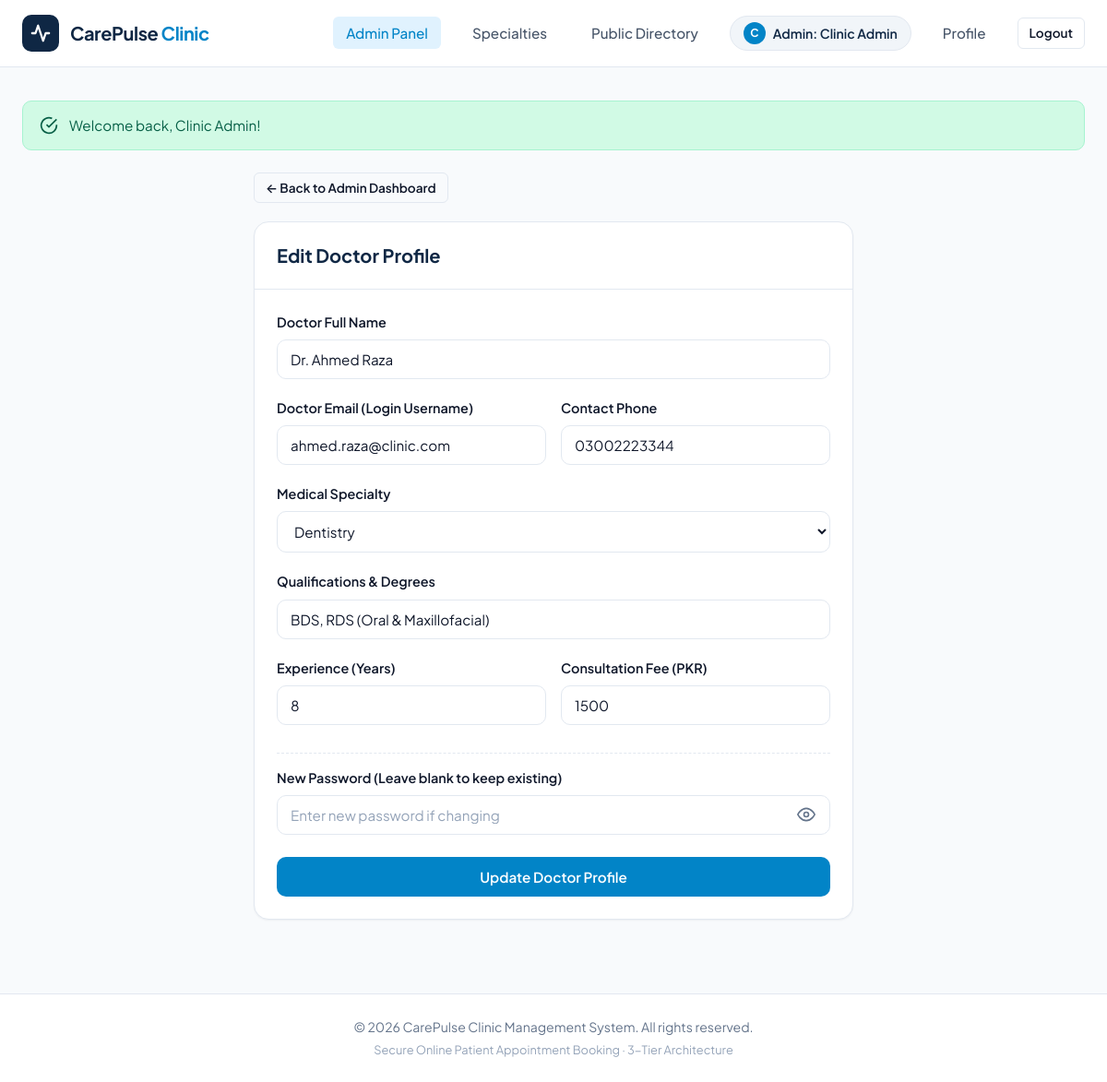
The app's page /admin_doctor_edit.php?id=2 (signed in) with its own data.
### tables this page shows
CREATE TABLE IF NOT EXISTS `doctors` (
    `id` INT AUTO_INCREMENT PRIMARY KEY,
    `user_id` INT NOT NULL UNIQUE,
    `specialty_id` INT NOT NULL,
    `qualification` VARCHAR(150) NOT NULL,
    `experience_years` INT NOT NULL,
    `fee` DECIMAL(10,2) NOT NULL,
    CONSTRAINT `fk_doctors_user` FOREIGN KEY (`user_id`) REFERENCES `users` (`id`) ON DELETE CASCADE,
    CONSTRAINT `fk_doctors_specialty` FOREIGN KEY (`specialty_id`) REFERENCES `specialties` (`id`) ON DELETE RESTRICT
);

CREATE TABLE IF NOT EXISTS `users` (
    `id` INT AUTO_INCREMENT PRIMARY KEY,
    `full_name` VARCHAR(100) NOT NULL,
    `email` VARCHAR(150) NOT NULL UNIQUE,
    `password` VARCHAR(255) NOT NULL,
    `phone` VARCHAR(20) NOT NULL,
    `role` ENUM('patient', 'doctor', 'admin') NOT NULL DEFAULT 'patient',
    `created_at` TIMESTAMP DEFAULT CURRENT_TIMESTAMP
);

CREATE TABLE IF NOT EXISTS `specialties` (
    `id` INT AUTO_INCREMENT PRIMARY KEY,
    `name` VARCHAR(100) NOT NULL UNIQUE
);

### config/db.php (called while the page is built, shortened)
<?php
function e($value) {
    return htmlspecialchars((string)$value, ENT_QUOTES, 'UTF-8');
}

### admin_doctor_edit.php (the view, shortened to what this page needs)
<?php
require_once __DIR__ . '/config/db.php';
$doctor_id = isset($_GET['id']) ? (int)$_GET['id'] : 0;
$stmt = $pdo->prepare("
    SELECT
        d.id AS doctor_id,
        d.user_id,
        d.specialty_id,
        d.qualification,
        d.experience_years,
        d.fee,
        u.full_name,
        u.email,
        u.phone
    FROM doctors d
    INNER JOIN users u ON d.user_id = u.id
    WHERE d.id = ?
    LIMIT 1
");
$stmt->execute([$doctor_id]);
$doctor = $stmt->fetch();
$specialties = $pdo->query("SELECT id, name FROM specialties ORDER BY name ASC")->fetchAll();
$full_name        = $doctor['full_name'];
$email            = $doctor['email'];
$phone            = $doctor['phone'];
$specialty_id     = (int)$doctor['specialty_id'];
$qualification    = $doctor['qualification'];
$experience_years = (int)$doctor['experience_years'];
$fee              = (float)$doctor['fee'];
require_once __DIR__ . '/includes/header.php';
?>
<div style="max-width: 650px; margin: 20px auto;">
    <div style="margin-bottom: 20px;">
        <a href="admin_dashboard.php" class="btn btn-outline btn-sm">
            &larr; Back to Admin Dashboard
        </a>
    </div>
    <div class="card">
        <div class="card-header">
            <h2 style="font-size: 1.25rem; font-weight: 700; color: var(--primary); margin: 0;">
                Edit Doctor Profile
            </h2>
        </div>
        <div class="card-body">
            <form action="admin_doctor_edit.php?id=<?php echo $doctor_id; ?>" method="POST" id="edit-doctor-form">
                <div class="form-group">
                    <label class="form-label" for="full_name">Doctor Full Name</label>
                    <input
                        type="text"
                        id="full_name"
                        name="full_name"
                        class="form-control"
                        value="<?php echo e($full_name); ?>"
                        required
                    >
                </div>
                <div style="display: grid; grid-template-columns: 1fr 1fr; gap: 16px;">
                    <div class="form-group">
                        <label class="form-label" for="email">Doctor Email (Login Username)</label>
                        <input
                            type="email"
                            id="email"
                            name="email"
                            class="form-control"
                            value="<?php echo e($email); ?>"
                            required
                        >
                    </div>
                    <div class="form-group">
                        <label class="form-label" for="phone">Contact Phone</label>
                        <input
                            type="text"
                            id="phone"
                            name="phone"
                            class="form-control"
                            value="<?php echo e($phone); ?>"
                            required
                        >
                    </div>
                </div>
                <div class="form-group">
                    <label class="form-label" for="specialty_id">Medical Specialty</label>
                    <select id="specialty_id" name="specialty_id" class="form-select" required>
                        <?php foreach ($specialties as $sp): ?>
                            <option value="<?php echo (int)$sp['id']; ?>" <?php echo ($specialty_id === (int)$sp['id']) ? 'selected' : ''; ?>>
                                <?php echo e($sp['name']); ?>
                            </option>
                        <?php endforeach; ?>
                    </select>
                </div>
                <div class="form-group">
                    <label class="form-label" for="qualification">Qualifications & Degrees</label>
                    <input
                        type="text"
                        id="qualification"
                        name="qualification"
                        class="form-control"
                        value="<?php echo e($qualification); ?>"
                        required
                    >
                </div>
                <div style="display: grid; grid-template-columns: 1fr 1fr; gap: 16px;">
                    <div class="form-group">
                        <label class="form-label" for="experience_years">Experience (Years)</label>
                        <input
                            type="number"
                            id="experience_years"
                            name="experience_years"
                            class="form-control"
                            min="0"
                            value="<?php echo e($experience_years); ?>"
                            required
                        >
                    </div>
                    <div class="form-group">
                        <label class="form-label" for="fee">Consultation Fee (PKR)</label>
                        <input
                            type="number"
                            id="fee"
                            name="fee"
                            class="form-control"
                            min="100"
                            step="50"
                            value="<?php echo e($fee); ?>"
                            required
                        >
                    </div>
                </div>
                <div class="form-group" style="margin-top: 10px; padding-top: 15px; border-top: 1px dashed var(--border);">
                    <label class="form-label" for="new_password">New Password (Leave blank to keep existing)</label>
                    <div class="password-input-group">
                        <input
                            type="password"
                            id="new_password"
                            name="new_password"
                            class="form-control"
                            placeholder="Enter new password if changing"
                        >
                        <button type="button" class="password-toggle-btn" data-target="new_password" onclick="togglePasswordVisibility('new_password', this, event)" aria-label="Show password" title="Show password" tabindex="-1">
                            <svg class="icon-eye" width="20" height="20" viewBox="0 0 24 24" fill="none" stroke="currentColor" stroke-width="2">
                                <path d="M1 12s4-8 11-8 11 8 11 8-4 8-11 8-11-8-11-8z"></path>
                                <circle cx="12" cy="12" r="3"></circle>
                            </svg>
                        </button>
                    </div>
                </div>
                <div style="margin-top: 24px;">
                    <button type="submit" class="btn btn-primary btn-block">
                        Update Doctor Profile
                    </button>
                </div>
            </form>
        </div>
    </div>
</div>
<?php require_once __DIR__ . '/includes/footer.php'; ?>

### assets/css/style.css (style rules this page uses)
:root { --primary: #0f2744; --primary-light: #1e3a5f; --primary-dark: #091a2e; --accent: #0284c7; --accent-hover: #0369a1; --accent-light: #e0f2fe; --success: #059669; --success-light: #d1fae5; --warning: #d97706; --warning-light: #fef3c7; --danger: #dc2626; --danger-light: #fee2e2; --bg-page: #f8fafc; --bg-card: #ffffff; --border: #e2e8f0; --border-focus: #0284c7; --text-primary: #0f172a; --text-secondary: #475569; --text-muted: #64748b; --radius-sm: 6px; --radius-md: 10px; --radius-lg: 16px; --radius-full: 9999px; --shadow-sm: 0 1px 2px 0 rgba(15, 23, 42, 0.05); --shadow-md: 0 4px 6px -1px rgba(15, 23, 42, 0.07), 0 2px 4px -2px rgba(15, 23, 42, 0.05); --shadow-lg: 0 10px 15px -3px rgba(15, 23, 42, 0.08), 0 4px 6px -4px rgba(15, 23, 42, 0.04); --transition: all 0.2s cubic-bezier(0.4, 0, 0.2, 1); }
*, *::before, *::after { box-sizing: border-box; margin: 0; padding: 0; }
html { overflow-y: scroll; scroll-behavior: smooth; }
body { font-family: 'Plus Jakarta Sans', -apple-system, BlinkMacSystemFont, "Segoe UI", Roboto, sans-serif; background-color: var(--bg-page); color: var(--text-primary); line-height: 1.6; min-height: 100vh; display: flex; flex-direction: column; -webkit-font-smoothing: antialiased; }
.btn { display: inline-flex; align-items: center; justify-content: center; gap: 8px; padding: 10px 18px; font-size: 0.95rem; font-weight: 600; border-radius: var(--radius-md); cursor: pointer; text-decoration: none; border: 1px solid transparent; transition: var(--transition); font-family: inherit; line-height: 1.4; }
.btn-primary { background-color: var(--accent); color: #ffffff; }
.btn-outline { background-color: transparent; border-color: var(--border); color: var(--text-primary); }
.btn-sm { padding: 6px 12px; font-size: 0.85rem; border-radius: var(--radius-sm); }
.btn-block { width: 100%; }
.card { background: var(--bg-card); border: 1px solid var(--border); border-radius: var(--radius-lg); box-shadow: var(--shadow-sm); overflow: hidden; transition: var(--transition); }
.card-header { padding: 20px 24px; border-bottom: 1px solid var(--border); display: flex; justify-content: space-between; align-items: center; }
.card-body { padding: 24px; }
.form-group { margin-bottom: 20px; }
.form-label { display: block; margin-bottom: 7px; font-size: 0.9rem; font-weight: 600; color: var(--text-primary); }
.form-control, .form-select { width: 100%; padding: 11px 14px; font-size: 0.95rem; font-family: inherit; border: 1.5px solid var(--border); border-radius: var(--radius-md); background-color: #ffffff; color: var(--text-primary); transition: var(--transition); outline: none; }
.form-control::placeholder { color: #94a3b8; }
.password-input-group { position: relative; display: flex; align-items: center; width: 100%; }
.password-input-group .form-control { padding-right: 48px !important; }
.password-toggle-btn { position: absolute; right: 8px; top: 50%; transform: translateY(-50%); background: transparent; border: none; cursor: pointer; color: #64748b; display: inline-flex; align-items: center; justify-content: center; padding: 8px; border-radius: var(--radius-sm); transition: var(--transition); z-index: 10; line-height: 1; }
.password-toggle-btn svg { display: block; pointer-events: none; }

### records on screen
doctors: full_name "Dr. Ahmed Raza", email "ahmed.raza@clinic.com", phone "03002223344", specialty_id "Dentistry", qualification "BDS, RDS (Oral & Maxillofacial)", experience_years "8", fee "1500"

### other values on screen
substr($user['name'], 0, 1) "C"
$user['name'] "Clinic Admin"
$success_msg "Welcome back, Clinic Admin!"
